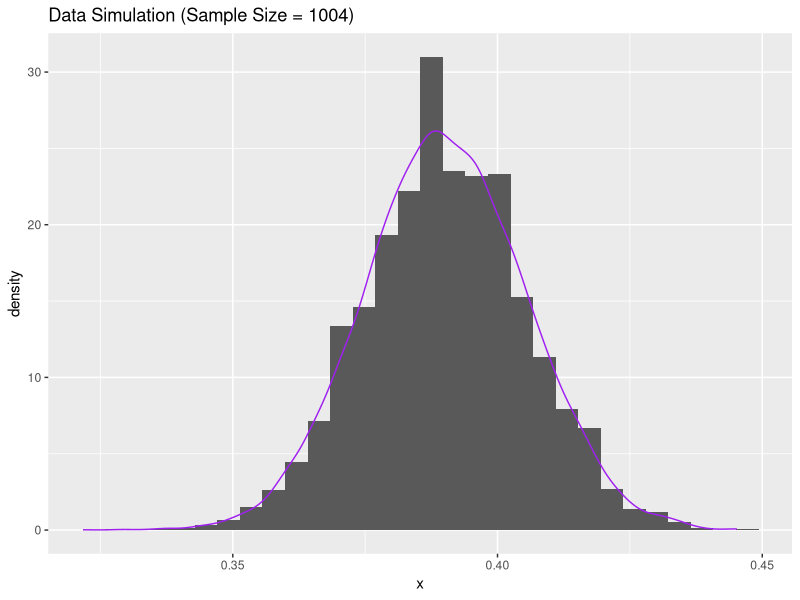
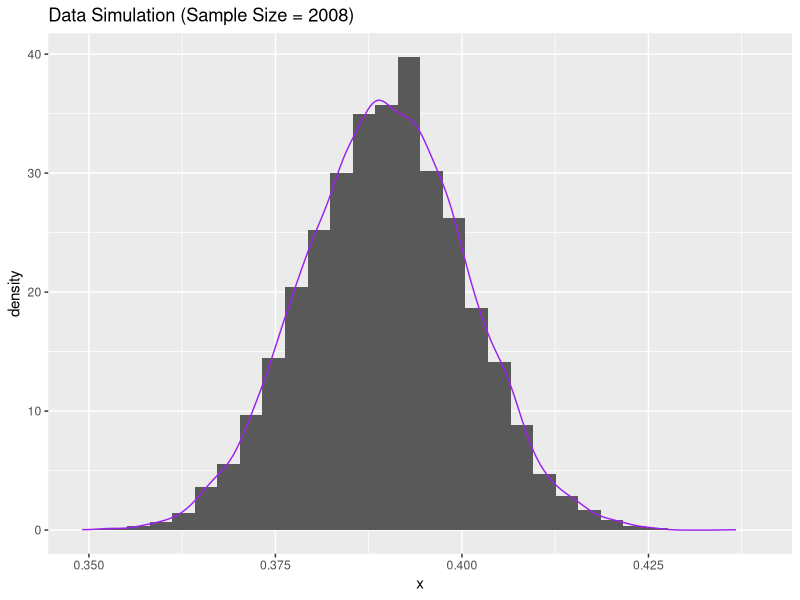
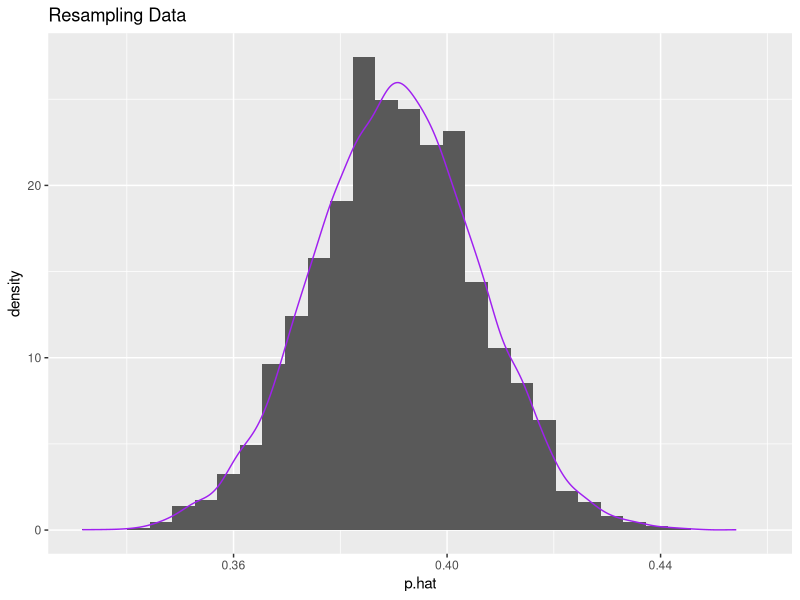

Here is the R script that generated these plots, in order: (Note: a time limit stopped this script after it produced the figures.)
####################################################################################################
# Lab 10

library(tidyverse)
####################################################################################################
# Task 1: Basic Simulation

# Use rbinom() to generate data
data_simulation_1 <- tibble(x=rbinom(10000, size = 1004, prob = 0.39)) /1004

# Plot a histogram of the data
ggplot(data = data_simulation_1, aes(x = x)) +
  geom_histogram(
    aes(y = ..density..),  
  ) +
  geom_density(
    color = "purple"
  ) +
  ggtitle("Data Simulation (Sample Size = 1004)")

# Shape is unimodal and centered around x=0.39 
# mean(data_simulation_1$x)


# What is the range of the middle 95%?

lower_bound <- quantile(data_simulation_1$x, 0.025) 
upper_bound <- quantile(data_simulation_1$x, 0.975) 
middle_range <- upper_bound - lower_bound

# Range of middle 95% is ~0.06

margin_of_error = middle_range/2

# Margin of error is ~0.03

# This margin of error of ~3% is better than Gallup's margin of error of 4%


###########################################################

# Task 1 Part 2: Repeat Simulation for Double Sample Size 

data_simulation_2 <- tibble(x=rbinom(10000, size = 1004*2, prob = 0.39)) /(1004*2)

# Plot a histogram of the data
ggplot(data = data_simulation_2, aes(x = x)) +
  geom_histogram(
    aes(y = ..density..),  
  ) +
  geom_density(
    color = "purple"
  ) + 
  ggtitle("Data Simulation (Sample Size = 2008)")

# What do we notice about the shape?
# Shape is unimodal and centered around x=0.39 
# mean(data_simulation_2$x)


# What is the range of the middle 95%?

lower_bound_2 <- quantile(data_simulation_2$x, 0.025) 
upper_bound_2 <- quantile(data_simulation_2$x, 0.975) 
middle_range_2 <- upper_bound_2 - lower_bound_2

# Range is ~0.06

margin_of_error_2 = middle_range_2/2

# Margin of error is ~2%

# This margin of error of ~2% is about equal to Gallup's margin of error of 2%



####################################################################################################
# Task 2: Resampling

# Create a df containing data from Gallup Survey

gallup_data <- tibble(
  response = c(rep(1, 392), rep(2, 592), rep(0, 20))
)

# Perform Resampling
R = 10000
resamples <- tibble(p.hat = numeric(R))

for( i in 1:R){
  # Take a resample
  resample <- sample(x = gallup_data$response,
                     size = 1004,
                     replace = T) 
  resamples$p.hat[i] <- mean(resample==1)
}

# Plot a histogram of the resampling data
ggplot(data = resamples, aes(x = p.hat)) +
  geom_histogram(
    aes(y = ..density..),  
  ) +
  geom_density(
    color = "purple"
  ) + 
  ggtitle("Resampling Data")

# What do we notice about the shape?
# Shape is unimodal and centered around x=0.39

# What is the range of the middle 95%?
lower_boundR <- quantile(resamples$p.hat, 0.025) 
upper_boundR <- quantile(resamples$p.hat, 0.975) 
middle_rangeR <- upper_boundR - lower_boundR
# Range of middle 95% is ~0.06

# What is the margin of error?
margin_of_error_R = middle_rangeR/2
# Margin of error is ~3%
# This margin of error of ~3% is better than Gallup's margin of error of 4%

####################################################################################################
# Task 3: Simulation over n and p

###########################################################

# Simulation over n and p
n <- seq(from = 100, to = 3000, by = 10)
p <- seq(from = 0.01, to = 0.99, by = 0.01)

# Create initial tibble
results_tibble <- tibble(
  n = integer(),
  p = numeric(),
  margin_error = numeric()
)

# Run simulations and save results
for (i in 1:length(n)) {
  for (j in 1:length(p)) {
    
    current_n <- n[i]
    current_p <- p[j]
    
    # Generate 10000 simulations for current sample size
    simulations <- rbinom(10000, size = current_n, prob = current_p) / current_n
    
    # Calculate percentiles
    lower_bound <- quantile(simulations, 0.025)
    upper_bound <- quantile(simulations, 0.975)
    
    # Calculate margin of error
    current_margin_error <- (upper_bound - lower_bound) / 2
    
    # Add row to the tibble
    results_tibble <- results_tibble %>%
      add_row(
        n = current_n,
        p = current_p,
        margin_error = current_margin_error
      )
  }
}

###########################################################
# Create a geom_raster() plot

raster_simulation <- ggplot(results_tibble, aes(x = p, y = n, fill = margin_error)) +
  geom_raster(interpolate = TRUE) +
  scale_fill_viridis_c("Margin of Error", limits=c(0, 0.11))+
  scale_y_continuous(expand = c(0, 0), breaks = seq(500, 3000, 500)) +
  scale_x_continuous(expand = c(0, 0), breaks = seq(0, 1, 0.1)) +
  labs(
    title = "Simulation Margin of Error for Different Sample Sizes and Probabilities",
    subtitle = "Based on 10,000 Simulations for n in {100, 110, 120, ..., 3000} and p in {0.01, 0.02, ..., 0.99}",
    x = "Probability (p)",
    y = "Sample Size (n)"
  ) +
  theme_minimal() +
  theme(
    legend.position = "right",
    panel.grid.minor = element_blank(),
    plot.title = element_text(face = "bold"),
    axis.text = element_text(size = 9)
  )

####################################################################################################
# Task 4: Actual Margin of Error Calculation
n <- seq(from = 100, to = 3000, by = 10)
p <- seq(from = 0.01, to = 0.99, by = 0.01)
z <- qnorm(0.975)  # z-score for 95% confidence

# Create initial tibble
results_tibble_math <- tibble(
  n = integer(),
  p = numeric(),
  margin_error = numeric()  # Using consistent column name
)

# Run calculations and save results
for (i in 1:length(n)) {
  for (j in 1:length(p)) {
    
    current_n <- n[i]
    current_p <- p[j]
    
    # Calculate Wilson margin of error
    numerator <- z * sqrt((current_n * current_p * (1-current_p)) + (z^2)/4)
    denominator <- current_n + (z^2)
    Wilson_MOE <- numerator / denominator
    
    # Add row to the tibble
    results_tibble_math <- results_tibble_math %>%
      add_row(
        n = current_n,
        p = current_p,
        margin_error = Wilson_MOE  
      )
  }
}

###########################################################
# Create a geom_raster() plot using the Wilson margin of error calculations

raster_math <- ggplot(results_tibble_math, aes(x = p, y = n, fill = margin_error)) +
  geom_raster(interpolate = TRUE) +
  scale_fill_viridis_c("Margin of Error", limits=c(0, 0.11))+
  scale_y_continuous(expand = c(0, 0), breaks = seq(500, 3000, 500)) +
  scale_x_continuous(expand = c(0, 0), breaks = seq(0, 1, 0.1)) +
  labs(
    title = "Wilson Margin of Error for Different Sample Sizes and Proportions",
    subtitle = "95% Confidence Level for n in {100, 110, 120, ..., 2000} and p in {0.01, 0.02, ..., 0.99}",
    x = "Proportion (p)",
    y = "Sample Size (n)"
  ) +
  theme_minimal() +
  theme(
    legend.position = "right",
    panel.grid.minor = element_blank(),
    plot.title = element_text(face = "bold"),
    axis.text = element_text(size = 9)
  )

# Combine plots
library(patchwork)
combined_plot <- (raster_simulation + raster_math)
combined_plot

# Checking work

(mean(results_tibble$margin_error))
(mean(results_tibble_math$margin_error))
